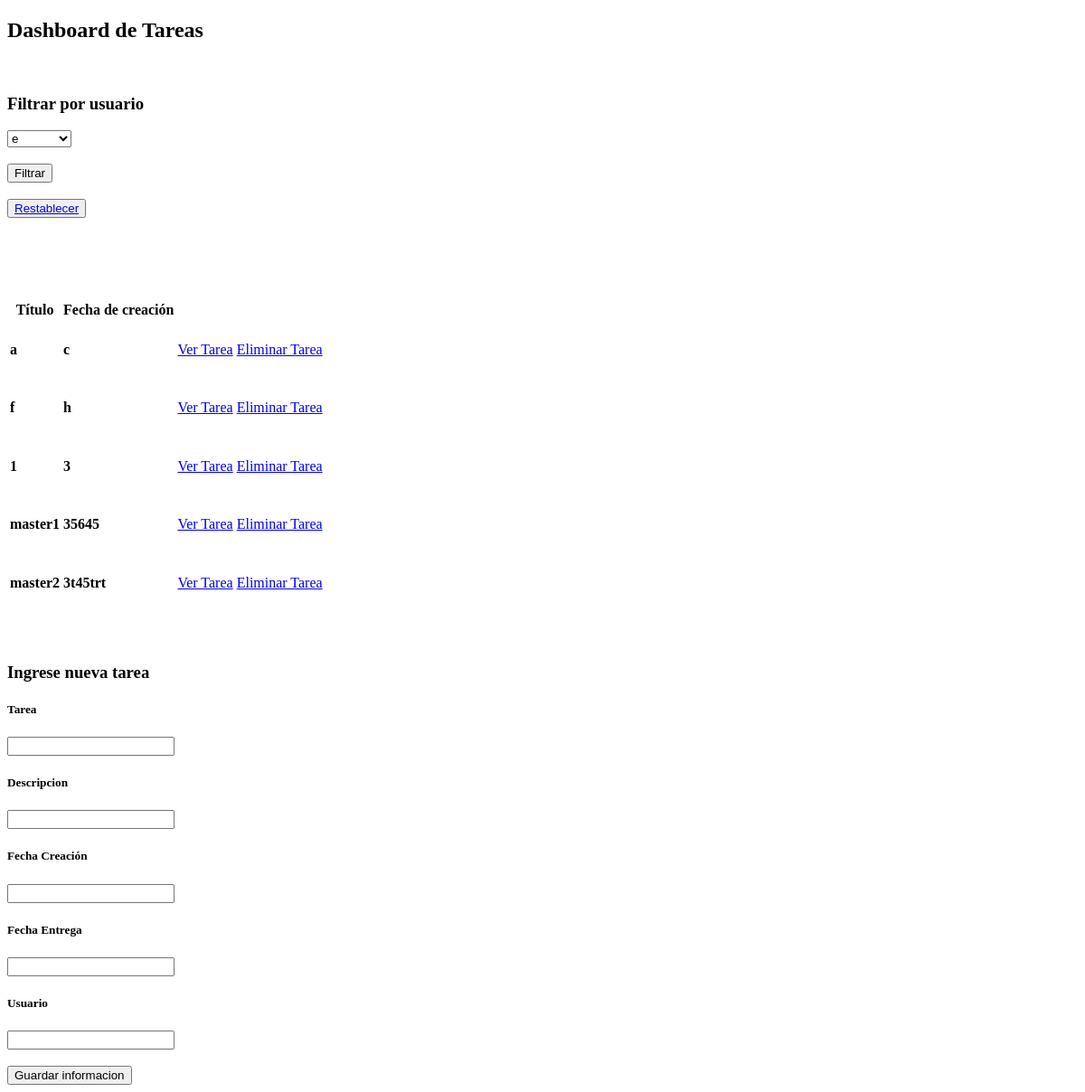
Before: /gestion_tareas/Dashboard with the older database file.
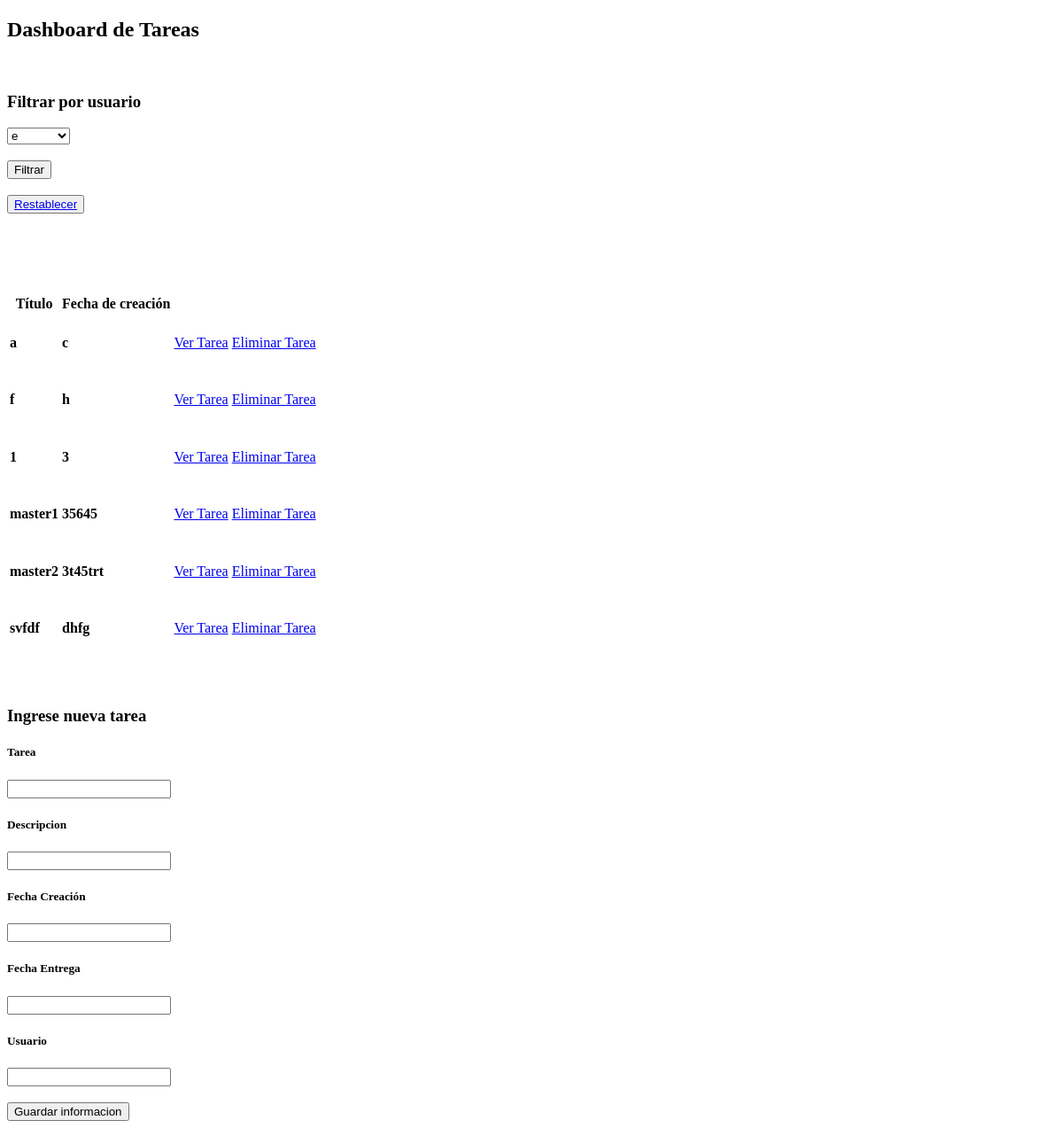
After: the same page with the newer database file.
### gestion_tareas/models.py (models this page shows)
class Tarea(models.Model):
    Titulo=models.CharField(max_length=64,default='')
    Descripcion=models.CharField(max_length=512,default='')
    Fecha_de_creacion=models.CharField(max_length=32,default='')
    Fecha_de_entrega=models.CharField(max_length=32,default='')
    Usuario_designado=models.CharField(max_length=64,default='')

### gestion_tareas/views.py (the view, shortened to what this page needs)
# urls.py: path('Dashboard',views.Dashboard,name='Dashboard'),
def Dashboard(request):
    USUARIOSinformacion=Tarea.objects.all().order_by('id')
    return render(request,'gestion_tareas/Dashboard.html',{
        'TareaMODELO':USUARIOSinformacion,
    })

### gestion_tareas/templates/gestion_tareas/Dashboard.html (shortened to what this page needs)
<!DOCTYPE html>
<html>
    <head>
    </head>
    <body>
        <h2>Dashboard de Tareas</h2>
        <br>
        <h3>Filtrar por usuario</h3>
        <form method="POST" url="{% url 'gestion_tareas:Dashboard' %}">
            <select name="USUARIO_FILTRAR">
                {% for Tareas in TareaMODELO %}
                <option value={{Tareas.Usuario_designado}}>{{Tareas.Usuario_designado}}</option>
                {% endfor %}
            </select>
            <br>
            <br>
            <button type="submit" name="Filtrar">Filtrar</button>
            <br>
            <br>
        </form>
        <button><a href="{% url 'gestion_tareas:Dashboard' %}">Restablecer</a></button>
        <br>
        <br>
        <br>
        <br>
        <br>
        <br>
        <table class="table">
            <thead class="thead-dark">
                <th>Título</th>
                <th>Fecha de creación</th>
            </thead>
            <tbody>
                {% for Tareas in TareaMODELO %}
                <tr>
                    <td><h4>{{Tareas.Titulo}}</h4></td>
                    <td><h4>{{Tareas.Fecha_de_creacion}}</h4></td>
                    <td><a class="btn btn-success" href="{% url 'gestion_tareas:Detalletareas' Tareas.id %}">Ver Tarea</a></td>
                    <td><a class="btn btn-danger" href="{% url 'gestion_tareas:eliminarTarea' Tareas.id %}">Eliminar Tarea</a></td>
                </tr>
                {% endfor %}
            </tbody>
        </table>
        <br>
        <br>
        <h3>Ingrese nueva tarea</h3>
        <form method="POST" action="{% url 'gestion_tareas:Dashboard' %}">
            <h5>Tarea</h5>
            <input type="Text" name="TituloTarea">
            <h5>Descripcion</h5>
            <input type="Text" name="DescripcionTarea">
            <h5>Fecha Creación</h5>
            <input type="Text" name="FechaCTarea">
            <h5>Fecha Entrega</h5>
            <input type="Text" name="FechaETarea">
            <h5>Usuario</h5>
            <input type="Text" name="UsuarioTarea">
            <br>
            <br>
            <button type="Submit" name="Crear">Guardar informacion</button>
        </form>
    </body>
</html>

Changed rows visible on the page:
added Tarea: Titulo "svfdf", Fecha_de_creacion "dhfg"
